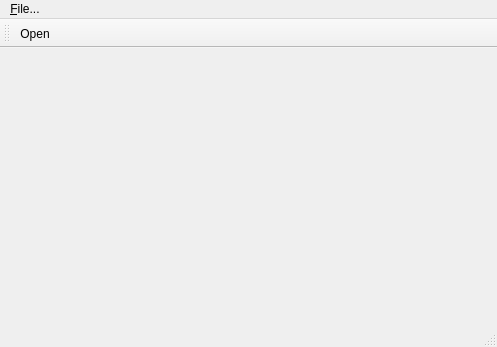
<ui version="4.0" >
 <author></author>
 <comment></comment>
 <exportmacro></exportmacro>
 <class>MainWindow</class>
 <widget class="QMainWindow" name="MainWindow" >
  <property name="geometry" >
   <rect>
    <x>0</x>
    <y>0</y>
    <width>497</width>
    <height>347</height>
   </rect>
  </property>
  <property name="windowTitle" >
   <string>MainWindow</string>
  </property>
  <widget class="QWidget" name="centralWidget" >
   <layout class="QVBoxLayout" >
    <property name="margin" >
     <number>9</number>
    </property>
    <property name="spacing" >
     <number>6</number>
    </property>
   </layout>
  </widget>
  <widget class="QMenuBar" name="menuBar" >
   <property name="geometry" >
    <rect>
     <x>0</x>
     <y>0</y>
     <width>497</width>
     <height>29</height>
    </rect>
   </property>
   <widget class="QMenu" name="menu_Badger" >
    <property name="title" >
     <string>&amp;Badger</string>
    </property>
   </widget>
   <widget class="QMenu" name="menu_Hippo" >
    <property name="tearOffEnabled" >
     <bool>true</bool>
    </property>
    <property name="title" >
     <string>&amp;Hippo</string>
    </property>
   </widget>
   <widget class="QMenu" name="menu_File" >
    <property name="title" >
     <string>&amp;File...</string>
    </property>
   </widget>
   <addaction name="menu_File" />
  </widget>
  <widget class="QToolBar" name="mainToolBar" >
   <property name="orientation" >
    <enum>Qt::Horizontal</enum>
   </property>
   <attribute name="toolBarArea" >
    <number>4</number>
   </attribute>
   <addaction name="action_Open" />
  </widget>
  <widget class="QStatusBar" name="statusBar" >
   <property name="geometry" >
    <rect>
     <x>0</x>
     <y>325</y>
     <width>497</width>
     <height>22</height>
    </rect>
   </property>
  </widget>
  <action name="action_Open" >
   <property name="icon" >
    <iconset>../../../examples/mainwindows/application/images/open.png</iconset>
   </property>
   <property name="text" >
    <string>&amp;Open...</string>
   </property>
  </action>
 </widget>
 <pixmapfunction></pixmapfunction>
 <resources/>
 <connections/>
</ui>
